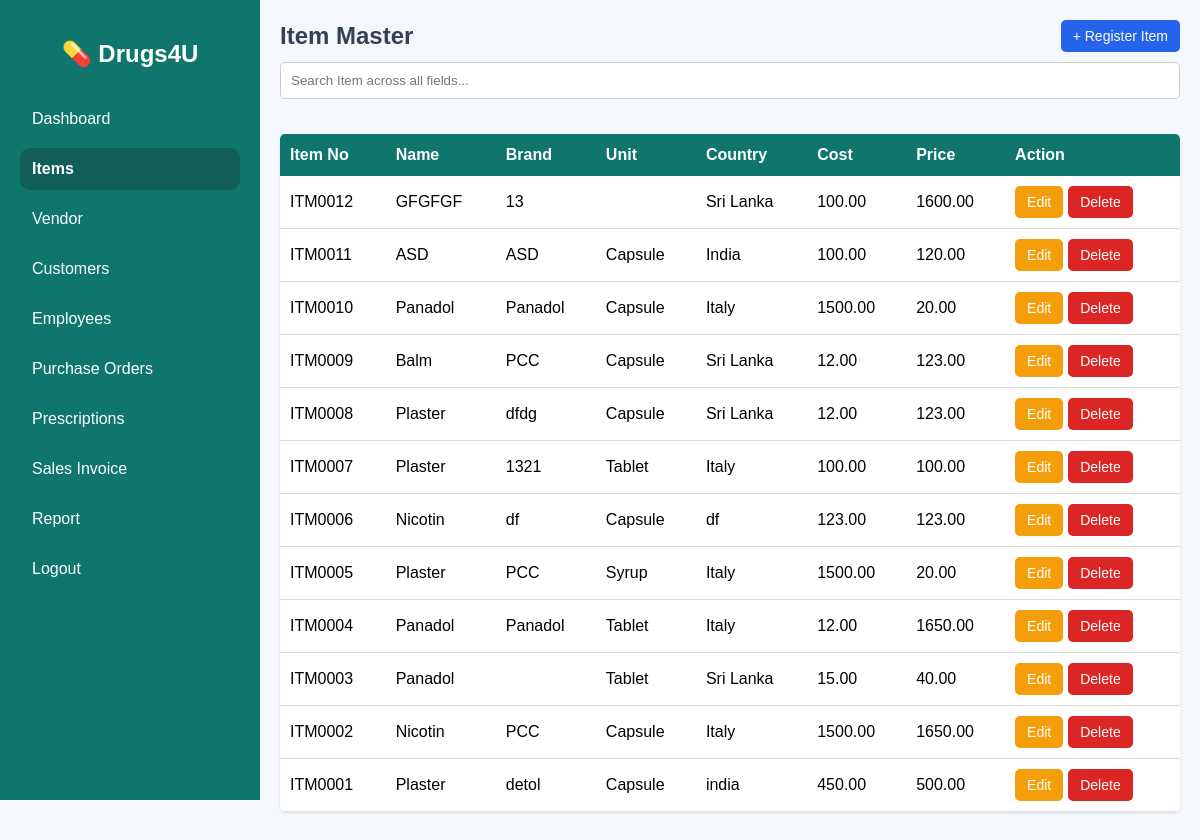
/item.php, run on the app's committed database.
### tables this page shows
CREATE TABLE `item_master` (
  `item_no` varchar(10) NOT NULL,
  `item_name` varchar(100) DEFAULT NULL,
  `description` text DEFAULT NULL,
  `brand` varchar(100) DEFAULT NULL,
  `unit_measurement` varchar(50) DEFAULT NULL,
  `manufacturer_country` varchar(100) DEFAULT NULL,
  `pack_size` int(11) DEFAULT NULL,
  `unit_cost` decimal(10,2) DEFAULT NULL,
  `unit_price` decimal(10,2) DEFAULT NULL,
  `stock_qty` int(11) DEFAULT 0
);

### item.php (the view, shortened to what this page needs)
<?php
include 'connection.php';
function runQuery($conn, $sql){
    $result = mysqli_query($conn, $sql);
    return $result;
}
$search = isset($_GET['search']) ? mysqli_real_escape_string($conn, $_GET['search']) : "";
$query_str = "SELECT * FROM item_master";
$query_str .= " ORDER BY item_no DESC";
$items = runQuery($conn, $query_str);
?>
<!DOCTYPE html>
<html lang="en">
<head>
</head>
<body>
<div class="wrapper">
    <div class="sidebar">
        <h2>💊 Drugs4U</h2>
        <a href="dashboard.php">Dashboard</a>
        <a href="item.php" class="active">Items</a>
        <a href="vendor.php">Vendor</a>
        <a href="customer_list.php">Customers</a>
        <a href="employee_reg.php">Employees</a>
        <a href="purchase_order.php">Purchase Orders</a>
        <a href="prescription_list.php">Prescriptions</a>
        <a href="sales_invoice.php">Sales Invoice</a>
        <a href="report.php">Report</a>
        <a href="login_emp.php">Logout</a>
    </div>
    <div class="main-content">
        <div class="top-bar">
            <h2>Item Master</h2>
            <div class="action-buttons">
                <button class="po-btn" onclick="openItemPopup()">+ Register Item</button>
            </div>
        </div>
        <div class="filter-bar">
            <form method="GET" id="searchForm" style="width: 100%;">
                <input type="text" name="search" id="searchBox" placeholder="Search Item across all fields..." value="<?php echo htmlspecialchars($search); ?>">
            </form>
        </div>
        <div class="container">
            <div class="table-responsive">
                <table id="itemTable">
                    <tr>
                        <th>Item No</th>
                        <th>Name</th>
                        <th>Brand</th>
                        <th>Unit</th>
                        <th>Country</th>
                        <th>Cost</th>
                        <th>Price</th>
                        <th>Action</th>
                    </tr>
                    <?php while($row = mysqli_fetch_assoc($items)){ ?>
                    <tr>
                        <td><?= htmlspecialchars($row['item_no']) ?></td>
                        <td><?= htmlspecialchars($row['item_name']) ?></td>
                        <td><?= htmlspecialchars($row['brand']) ?></td>
                        <td><?= htmlspecialchars($row['unit_measurement']) ?></td>
                        <td><?= htmlspecialchars($row['manufacturer_country']) ?></td>
                        <td><?= htmlspecialchars($row['unit_cost']) ?></td>
                        <td><?= htmlspecialchars($row['unit_price']) ?></td>
                        <td>
                            <div class="action-cell">
                                <a href="?edit=<?= urlencode($row['item_no']) ?>"><button class="edit-btn">Edit</button></a>
                                <a href="?delete=<?= urlencode($row['item_no']) ?>" onclick="return confirm('Delete item master data permanently?')"><button class="del-btn">Delete</button></a>
                            </div>
                        </td>
                    </tr>
                    <?php } ?>
                </table>
            </div>
        </div>
    </div>
</div>
</body>
</html>

### item.php (style rules this page uses)
body { font-family: Arial, sans-serif; background: #f4f7fb; margin: 0; }
.sidebar a.active { background: #115e59; font-weight: bold; }
.wrapper { display: flex; flex-direction: row; }
.sidebar { width: 260px; background: #0f766e; color: #fff; height: 100vh; position: fixed; padding: 20px; box-sizing: border-box; overflow-y: auto; z-index: 100; }
.sidebar h2 { text-align: center; margin-bottom: 30px; }
.sidebar a { display: block; color: #fff; text-decoration: none; padding: 12px; margin-bottom: 8px; border-radius: 10px; }
.main-content { margin-left: 260px; width: calc(100% - 260px); box-sizing: border-box; }
.container { padding: 20px; }
.top-bar { padding: 20px 20px 5px 20px; display: flex; flex-wrap: wrap; justify-content: space-between; align-items: center; gap: 15px; }
.top-bar h2 { margin: 0; color: #334155; }
.action-buttons { display: flex; gap: 10px; }
.filter-bar { padding: 5px 20px 15px 20px; display: flex; flex-wrap: wrap; gap: 8px; }
#searchBox { width: 100%; padding: 10px; border-radius: 5px; border: 1px solid #ccc; box-sizing: border-box; }
button, .btn-link { padding: 8px 12px; border: none; border-radius: 5px; cursor: pointer; font-size: 14px; text-decoration: none; display: inline-block; }
.po-btn { background:#2563eb; color:#fff; }
.edit-btn { background:#f59e0b; color:#fff; }
.del-btn { background:#dc2626; color:#fff; }
.table-responsive { width: 100%; overflow-x: auto; background: #fff; border-radius: 5px; box-shadow: 0 1px 3px rgba(0,0,0,0.1); margin-bottom: 20px; }
table { width: 100%; border-collapse: collapse; min-width: 600px; }
th { background: #0f766e; color: #fff; padding: 12px 10px; text-align: left; }
td { padding: 10px; border-bottom: 1px solid #ddd; }
input, select, textarea { width: 100%; padding: 8px; box-sizing: border-box; border: 1px solid #ccc; border-radius: 4px; }
.action-cell { display: flex; gap: 5px; flex-wrap: wrap; }

### data on the page
item_master: item_no "ITM0012", item_name "GFGFGF", brand "13", manufacturer_country "Sri Lanka", unit_cost "100.00", unit_price "1600.00"
item_master: item_no "ITM0011", item_name "ASD", brand "ASD", unit_measurement "Capsule", manufacturer_country "India", unit_cost "100.00", unit_price "120.00"
item_master: item_no "ITM0010", item_name "Panadol", brand "Panadol", unit_measurement "Capsule", manufacturer_country "Italy", unit_cost "1500.00", unit_price "20.00"
item_master: item_no "ITM0009", item_name "Balm", brand "PCC", unit_measurement "Capsule", manufacturer_country "Sri Lanka", unit_cost "12.00", unit_price "123.00"
item_master: item_no "ITM0008", item_name "Plaster", brand "dfdg", unit_measurement "Capsule", manufacturer_country "Sri Lanka", unit_cost "12.00", unit_price "123.00"
item_master: item_no "ITM0007", item_name "Plaster", brand "1321", unit_measurement "Tablet", manufacturer_country "Italy", unit_cost "100.00", unit_price "100.00"
item_master: item_no "ITM0006", item_name "Nicotin", brand "df", unit_measurement "Capsule", manufacturer_country "df", unit_cost "123.00", unit_price "123.00"
item_master: item_no "ITM0005", item_name "Plaster", brand "PCC", unit_measurement "Syrup", manufacturer_country "Italy", unit_cost "1500.00", unit_price "20.00"
item_master: item_no "ITM0004", item_name "Panadol", brand "Panadol", unit_measurement "Tablet", manufacturer_country "Italy", unit_cost "12.00", unit_price "1650.00"
item_master: item_no "ITM0003", item_name "Panadol", unit_measurement "Tablet", manufacturer_country "Sri Lanka", unit_cost "15.00", unit_price "40.00"
item_master: item_no "ITM0002", item_name "Nicotin", brand "PCC", unit_measurement "Capsule", manufacturer_country "Italy", unit_cost "1500.00", unit_price "1650.00"
item_master: item_no "ITM0001", item_name "Plaster", brand "detol", unit_measurement "Capsule", manufacturer_country "india", unit_cost "450.00", unit_price "500.00"
